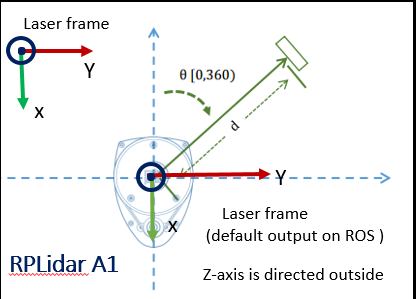
//> input picture rplidar_ros/rplidar_A1.png, 416 x 299 px, given in place of the camera
$ ./colour_detection   (built with g++ and OpenCV 4)
//> lines starting //> are read from the running program, lines starting //| are printed output that depends on the picture; after the words box and inside, x2 and y2 are one past the last pixel; in counts of white or black regions, pixels touching at a corner belong together
#include<stdio.h>
#include<vector>
#include<opencv2/opencv.hpp>
#include<string>
#include<iostream>

using namespace std;
int main() {

    // red hsv values
    cv::Scalar lower_red = cv::Scalar(170, 140, 140);
    cv::Scalar higher_red = cv::Scalar(180, 180, 220);

    // green hsv values
    cv::Scalar lower_green = cv::Scalar(40, 70, 100);
    cv::Scalar higher_green = cv::Scalar(70, 140, 170);

    // area has to greater than the threshold to be detected
    long area_threshold = 1000;

    cv::VideoCapture cap(0);

    if (!cap.isOpened()) {
        return -1;

    } else {

        while (true) {

            // frames are stored in type MAT
            cv::Mat frame, hsv, blur, mask;


            while (true) {

                // read the image frame
                cap >> frame;
//> frame is the input picture: 299 rows x 416 cols, CV_8UC3; mean B, G, R 240.6, 240.3, 239.8

                // convert the frame from bgr to hsv
                cv::cvtColor(frame, hsv, cv::COLOR_BGR2HSV);
//> hsv: 299 rows x 416 cols, CV_8UC3; mean H, S, V 6.3, 7.7, 243

                // blur tiny pixels to the surrounding pixels
                cv::GaussianBlur(hsv, blur, cv::Size(5, 5), 0, 0);
//> blur: 299 rows x 416 cols, CV_8UC3; mean H, S, V 6.3, 7.6, 243.2

                // flag to check for presence of color
                bool green_found = false;

                // find the largest contour
                std::vector<std::vector<cv::Point> > contours;
                std::vector<cv::Vec4i> hierarchy;

                // get pixels within pixel ranges
                cv::inRange(blur, lower_green, higher_green, mask);
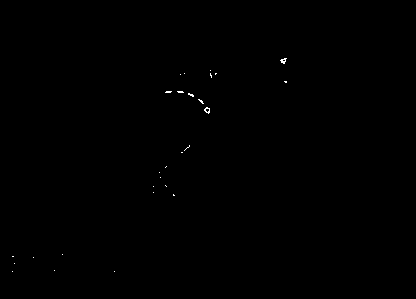
//> mask: 299 rows x 416 cols, CV_8UC1; 0.11% white in thin lines or dots, all inside (x1, y1, x2, y2) = (12, 58, 287, 272)

                // find the largest contour
                cv::findContours(mask, contours, hierarchy, cv::RETR_EXTERNAL, cv::CHAIN_APPROX_SIMPLE, cv::Point(0, 0));
//> contours = 28 contours, 27 with area under 20; largest, box (x1, y1, x2, y2) and area: (204, 107, 210, 114) 20
                long largest_area_green = 0;
                long largest_contour_green_index = 0;

                // moments
                cv::Moments m;

                // centroid x y coordinates
                cv::Point2f c;

                // check for existing of contors before finding the largest
                if (contours.size()) {

                    // get the largest contour based on area
                    for(long i = 0; i< contours.size(); i++) {
                        long area = cv::contourArea(contours[i], false);
                        if (area > largest_area_green) {
                            largest_area_green = area;
                            largest_contour_green_index = i;
                        }

                    }
//> this loop made 28 passes
//> (area, largest_area_green) on pass 17: (20, 20)
//> after the loop, largest_area_green = 20; largest_contour_green_index = 16

                    // draw the largest contour if the contour area is greater than threshold
                    if (largest_area_green > area_threshold) {
                        cv::Scalar color = cv::Scalar(0, 255, 0);
                        cv::drawContours(frame, contours, largest_contour_green_index, color, 1, 8, std::vector<cv::Vec4i>(), 0, cv::Point());
                        green_found = true;
                        m = cv::moments(contours[largest_contour_green_index], false);
                        c = cv::Point2f( m.m10/m.m00 , m.m01/m.m00 );
                    }
                }

                // draw the frame with the contour and the mask for debugging
                cv::imshow("frame", frame);
                if (cv::waitKey(30) >= 0) {
//> the Esc key is pressed
                    break;
                }

                if (green_found) {
                    std::cout << "Green found" << std::endl;
                    int left_bar = frame.cols * 2 / 3;
                    int right_bar = frame.cols / 3;
                    if (c.x > left_bar) {
                        std::cout << "object to left" << std::endl;
                    } else if (c.x > right_bar) {
                        std::cout << "object to middle" << std::endl;
                    } else {
                        std::cout << "object to right" << std::endl;
                    }
                    if (largest_area_green < 5000) {
                        std::cout << "object is far" << std::endl;
                    } else {
                        std::cout << "object is close" << std::endl;
                    }
                    std::cout << largest_area_green << std::endl;
                } else {
                    std::cout << "Green not found" << std::endl;
                }
            }
        }

    }

    return 0;
}
